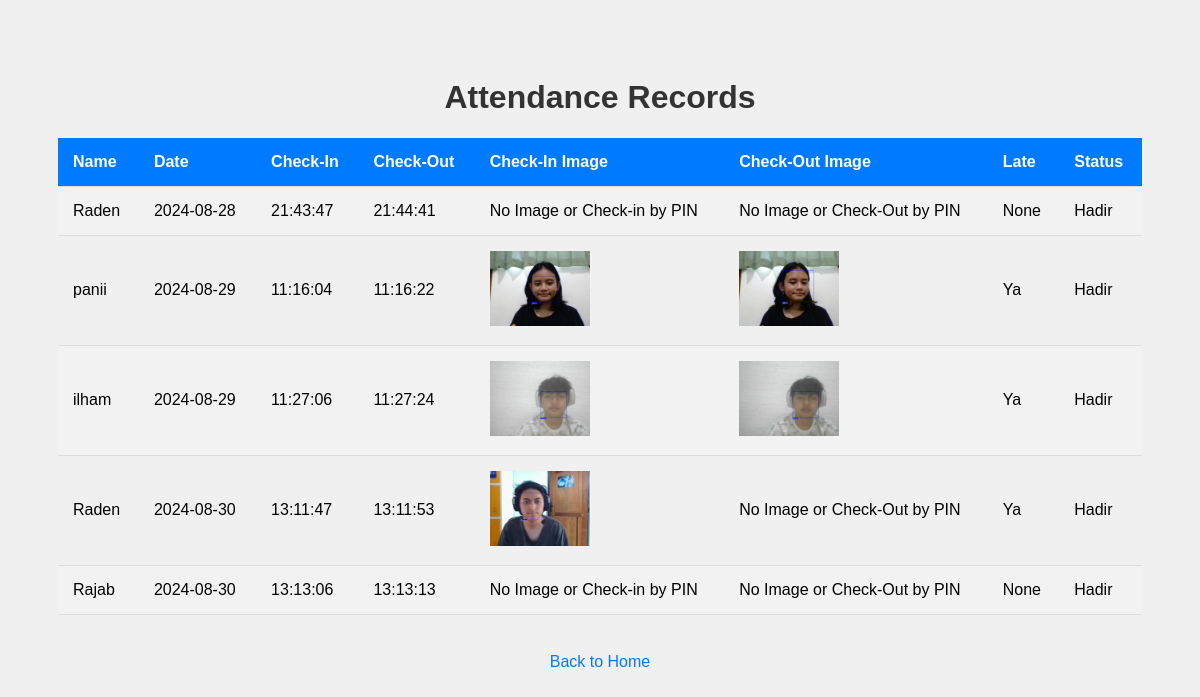
The page /view_combined on the database as committed earlier.
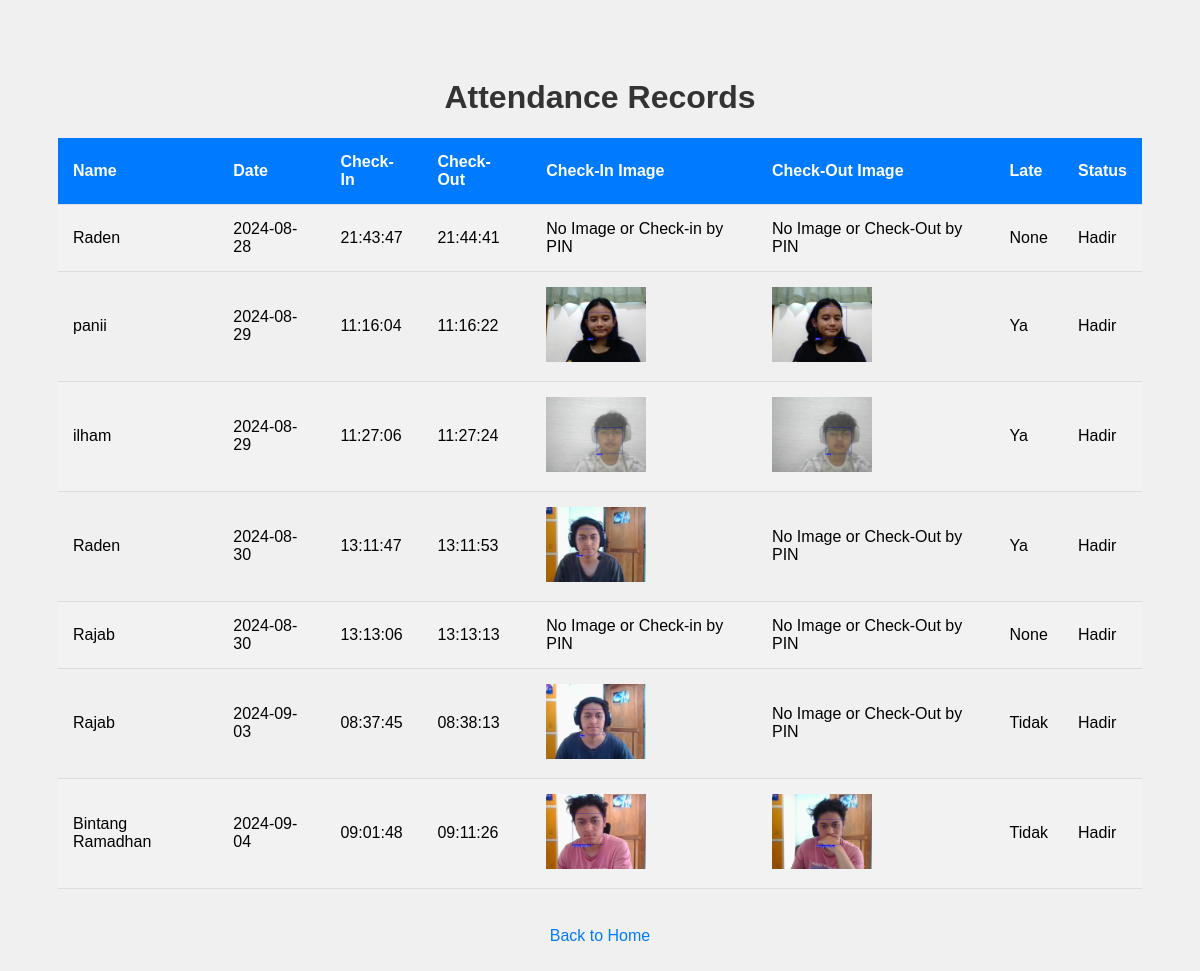
The same page on the database as committed later.
### tables this page shows
CREATE TABLE attendance (
            id INTEGER PRIMARY KEY AUTOINCREMENT,
            user_id INTEGER NOT NULL,
            nama TEXT NOT NULL,
            tanggal DATE NOT NULL,
            waktu_masuk TIME,
            waktu_keluar TIME,
            keterlambatan TEXT,
            status TEXT,
            checkin_image TEXT,
            checkout_image TEXT,
            FOREIGN KEY(user_id) REFERENCES user(id)
        );

### app.py (the view)
@app.route('/view_combined')
def view_combined_attendance():
    conn = sqlite3.connect('attendance.db')
    cursor = conn.cursor()
    cursor.execute('''
        SELECT
            nama,
            tanggal,
            waktu_masuk,
            waktu_keluar,
            checkin_image,
            checkout_image,
            keterlambatan,
            status
        FROM attendance
    ''')
    records = cursor.fetchall()
    conn.close()
    return render_template('view_combined.html', records=records)

### templates/view_combined.html (shortened to what this page needs)
<!DOCTYPE html>
<html lang="en">
<head>
</head>
<body>
    <h1>Attendance Records</h1>
    {% if records %}
    <table>
        <tr>
            <th>Name</th>
            <th>Date</th>
            <th>Check-In</th>
            <th>Check-Out</th>
            <th>Check-In Image</th>
            <th>Check-Out Image</th>
            <th>Late</th>
            <th>Status</th>
        </tr>
        {% for record in records %}
        <tr>
            <td>{{ record[0] }}</td>
            <td>{{ record[1] }}</td>
            <td>{{ record[2] }}</td>
            <td>
                {% if record[3] %}
                    {{ record[3] }}
                {% else %}
                    Not Checked Out
                {% endif %}
            </td>
            <td>
                {% if record[4] %}
                    <img src="{{ record[4] }}" alt="Check-In Image">
                {% else %}
                    No Image or Check-in by PIN
                {% endif %}
            </td>
            <td>
                {% if record[5] %}
                    <img src="{{ record[5] }}" alt="Check-Out Image">
                {% else %}
                    No Image or Check-Out by PIN
                {% endif %}
            </td>
            <td>{{ record[6] }}</td>
            <td>{{ record[7] }}</td>
        </tr>
        {% endfor %}
    </table>
    {% else %}
    <p>No attendance records found.</p>
    {% endif %}
    <br>
    <a href="{{ url_for('index') }}">Back to Home</a>
</body>
</html>

### templates/view_combined.html (style rules this page uses)
body { font-family: Arial, sans-serif; background-color: #f0f0f0; padding: 50px; text-align: center; }
h1 { color: #333; }
table { width: 100%; border-collapse: collapse; margin-top: 20px; }
th, td { padding: 15px; text-align: left; border-bottom: 1px solid #ddd; }
th { background-color: #007BFF; color: white; }
tr:nth-child(even) { background-color: #f2f2f2; }
a { text-decoration: none; color: #007BFF; margin-top: 20px; display: inline-block; }
img { max-width: 100px; height: auto; }

Rows that differ between the two databases and show on the page:
added attendance: nama "Rajab", tanggal "2024-09-03", waktu_masuk "08:37:45", waktu_keluar "08:38:13", checkin_image (picture), shows "No Image or Check-Out by PIN", keterlambatan "Tidak", status "Hadir"
added attendance: nama "Bintang Ramadhan", tanggal "2024-09-04", waktu_masuk "09:01:48", waktu_keluar "09:11:26", checkin_image (picture), checkout_image (picture), keterlambatan "Tidak", status "Hadir"
